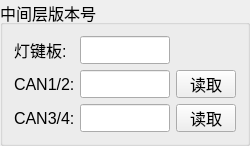
  <widget class="QGroupBox" name="VersionBox">
   <property name="geometry">
    <rect>
     <x>50</x>
     <y>130</y>
     <width>250</width>
     <height>140</height>
    </rect>
   </property>
   <property name="font">
    <font>
     <pointsize>12</pointsize>
    </font>
   </property>
   <property name="title">
    <string>中间层版本号</string>
   </property>
   <property name="checkable">
    <bool>false</bool>
   </property>
   <property name="checked">
    <bool>false</bool>
   </property>
   <layout class="QVBoxLayout" name="verticalLayout_8">
    <item>
     <layout class="QHBoxLayout" name="horizontalLayout_13">
      <item>
       <widget class="QLabel" name="label_10">
        <property name="minimumSize">
         <size>
          <width>60</width>
          <height>28</height>
         </size>
        </property>
        <property name="maximumSize">
         <size>
          <width>16777215</width>
          <height>28</height>
         </size>
        </property>
        <property name="font">
         <font>
          <pointsize>12</pointsize>
         </font>
        </property>
        <property name="text">
         <string>灯键板:</string>
        </property>
       </widget>
      </item>
      <item>
       <widget class="QLineEdit" name="version_ledkey">
        <property name="enabled">
         <bool>true</bool>
        </property>
        <property name="sizePolicy">
         <sizepolicy hsizetype="Fixed" vsizetype="Fixed">
          <horstretch>0</horstretch>
          <verstretch>0</verstretch>
         </sizepolicy>
        </property>
        <property name="minimumSize">
         <size>
          <width>0</width>
          <height>28</height>
         </size>
        </property>
        <property name="maximumSize">
         <size>
          <width>90</width>
          <height>28</height>
         </size>
        </property>
        <property name="font">
         <font>
          <pointsize>12</pointsize>
         </font>
        </property>
        <property name="readOnly">
         <bool>true</bool>
        </property>
       </widget>
      </item>
      <item>
       <spacer name="horizontalSpacer_2">
        <property name="orientation">
         <enum>Qt::Horizontal</enum>
        </property>
        <property name="sizeHint" stdset="0">
         <size>
          <width>40</width>
          <height>20</height>
         </size>
        </property>
       </spacer>
      </item>
     </layout>
    </item>
    <item>
     <layout class="QHBoxLayout" name="horizontalLayout_19">
      <item>
       <widget class="QLabel" name="label_11">
        <property name="minimumSize">
         <size>
          <width>60</width>
          <height>28</height>
         </size>
        </property>
        <property name="maximumSize">
         <size>
          <width>16777215</width>
          <height>28</height>
         </size>
        </property>
        <property name="font">
         <font>
          <pointsize>12</pointsize>
         </font>
        </property>
        <property name="text">
         <string>CAN1/2:</string>
        </property>
       </widget>
      </item>
      <item>
       <widget class="QLineEdit" name="version_can1can2">
        <property name="enabled">
         <bool>true</bool>
        </property>
        <property name="minimumSize">
         <size>
          <width>0</width>
          <height>28</height>
         </size>
        </property>
        <property name="maximumSize">
         <size>
          <width>100</width>
          <height>28</height>
         </size>
        </property>
        <property name="font">
         <font>
          <pointsize>12</pointsize>
         </font>
        </property>
        <property name="readOnly">
         <bool>true</bool>
        </property>
       </widget>
      </item>
      <item>
       <widget class="QPushButton" name="pushButton_can1can2">
        <property name="minimumSize">
         <size>
          <width>0</width>
          <height>28</height>
         </size>
        </property>
        <property name="maximumSize">
         <size>
          <width>60</width>
          <height>28</height>
         </size>
        </property>
        <property name="font">
         <font>
          <pointsize>12</pointsize>
         </font>
        </property>
        <property name="text">
         <string>读取</string>
        </property>
       </widget>
      </item>
     </layout>
    </item>
    <item>
     <layout class="QHBoxLayout" name="horizontalLayout_20">
      <item>
       <widget class="QLabel" name="label_15">
        <property name="minimumSize">
         <size>
          <width>60</width>
          <height>28</height>
         </size>
        </property>
        <property name="maximumSize">
         <size>
          <width>16777215</width>
          <height>28</height>
         </size>
        </property>
        <property name="font">
         <font>
          <pointsize>12</pointsize>
         </font>
        </property>
        <property name="text">
         <string>CAN3/4:</string>
        </property>
       </widget>
      </item>
      <item>
       <widget class="QLineEdit" name="version_can3can4">
        <property name="enabled">
         <bool>true</bool>
        </property>
        <property name="minimumSize">
         <size>
          <width>0</width>
          <height>28</height>
         </size>
        </property>
        <property name="maximumSize">
         <size>
          <width>100</width>
          <height>28</height>
         </size>
        </property>
        <property name="font">
         <font>
          <pointsize>12</pointsize>
         </font>
        </property>
        <property name="readOnly">
         <bool>true</bool>
        </property>
       </widget>
      </item>
      <item>
       <widget class="QPushButton" name="pushButton_can3can4">
        <property name="minimumSize">
         <size>
          <width>0</width>
          <height>28</height>
         </size>
        </property>
        <property name="maximumSize">
         <size>
          <width>60</width>
          <height>28</height>
         </size>
        </property>
        <property name="font">
         <font>
          <pointsize>12</pointsize>
         </font>
        </property>
        <property name="text">
         <string>读取</string>
        </property>
       </widget>
      </item>
     </layout>
    </item>
   </layout>
  </widget>
